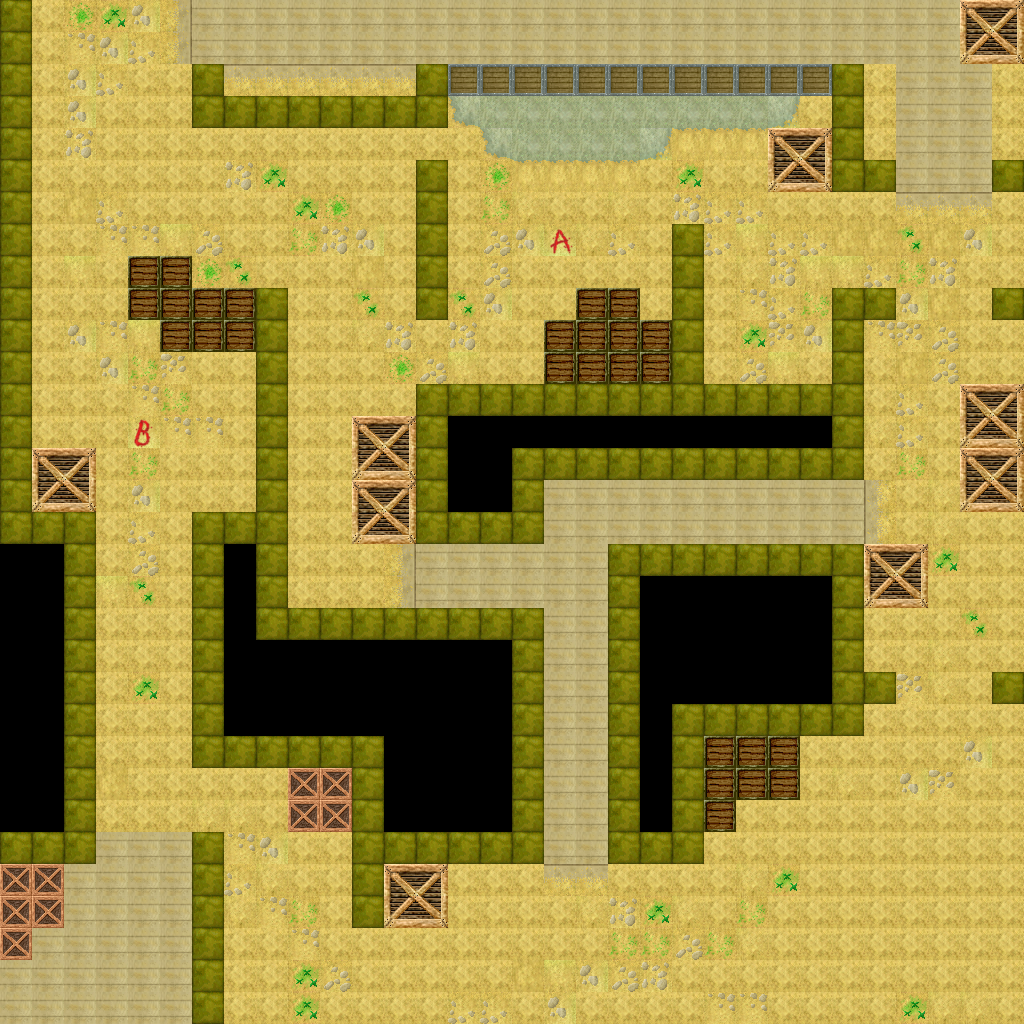

A level layout from a 2D game, rendered from its tile map. Below: a short description, then the map file with tile-grid data replaced by summaries:
An orthogonal 32x32 tile map with 32x32 px tiles, 1 tile layer (Background Layer) and 98 objects (18x spawn, 2x objective).

<map version="1.0.0" orientation="orthogonal" renderorder="right-down" width="32" height="32" tilewidth="32" tileheight="32" nextobjectid="399">
 <properties>
  <property name="ambientAlpha" type="float" value="0.4" />
  <property name="ambientColour" value="000000" />
  <property name="zoom" type="float" value="0.75" />
 </properties>
 <tileset firstgid="1" name="dust" tilewidth="32" tileheight="32" tilecount="80" columns="8">
  <image source="dust.png" width="256" height="320" />
 </tileset>
 <layer name="Background Layer" width="32" height="32">
  <data>[1024 cells, 920 non-empty, 32 distinct tile ids]</data>
 </layer>
 <objectgroup name="Walls Layer" opacity="0.6">
  <properties>
   <property name="collision" value="true" />
  </properties>
  <object id="325" gid="1" x="32" y="512" width="64" height="64" />
  <object id="326" gid="1" x="352" y="480" width="64" height="64" />
  <object id="327" gid="1" x="352" y="544" width="64" height="64" />
  <object id="331" gid="1" x="256" y="640" width="32" height="352" />
  <object id="332" gid="1" x="192" y="544" width="64" height="32" />
  <object id="333" gid="1" x="192" y="768" width="32" height="224" />
  <object id="334" gid="1" x="224" y="768" width="160" height="32" />
  <object id="335" gid="1" x="352" y="928" width="32" height="160" />
  <object id="336" gid="1" x="384" y="864" width="160" height="32" />
  <object id="337" gid="1" x="288" y="640" width="256" height="32" />
  <object id="338" gid="1" x="512" y="832" width="32" height="192" />
  <object id="341" gid="1" x="0" y="864" width="96" height="32" />
  <object id="342" gid="1" x="64" y="832" width="32" height="320" />
  <object id="343" gid="1" x="0" y="544" width="64" height="32" />
  <object id="344" gid="1" x="0" y="512" width="32" height="512" />
  <object id="345" gid="1" x="192" y="128" width="32" height="64" />
  <object id="346" gid="1" x="416" y="128" width="32" height="64" />
  <object id="347" gid="1" x="224" y="128" width="192" height="32" />
  <object id="349" gid="1" x="864" y="192" width="32" height="32" />
  <object id="350" gid="1" x="832" y="192" width="32" height="128" />
  <object id="351" gid="1" x="416" y="320" width="32" height="160" />
  <object id="354" gid="1" x="416" y="416" width="448" height="32" />
  <object id="355" gid="1" x="672" y="384" width="32" height="160" />
  <object id="356" gid="1" x="832" y="384" width="32" height="96" />
  <object id="357" gid="1" x="864" y="320" width="32" height="32" />
  <object id="358" gid="1" x="832" y="480" width="32" height="64" />
  <object id="359" gid="1" x="416" y="544" width="32" height="128" />
  <object id="360" gid="1" x="448" y="544" width="96" height="32" />
  <object id="361" gid="1" x="512" y="512" width="32" height="64" />
  <object id="362" gid="1" x="544" y="480" width="288" height="32" />
  <object id="363" gid="1" x="608" y="864" width="32" height="320" />
  <object id="364" gid="1" x="640" y="576" width="224" height="32" />
  <object id="365" gid="1" x="832" y="736" width="32" height="160" />
  <object id="366" gid="1" x="864" y="704" width="32" height="32" />
  <object id="368" gid="1" x="288" y="832" width="64" height="64">
   <properties>
    <property name="depth" type="float" value="0.5" />
   </properties>
  </object>
  <object id="369" gid="1" x="384" y="928" width="64" height="64" />
  <object id="370" gid="1" x="640" y="864" width="64" height="32" />
  <object id="371" gid="1" x="672" y="832" width="32" height="128" />
  <object id="372" gid="1" x="704" y="736" width="128" height="32" />
  <object id="373" gid="1" x="864" y="608" width="64" height="64" />
  <object id="374" gid="1" x="768" y="192" width="64" height="64" />
  <object id="375" gid="1" x="960" y="448" width="64" height="64" />
  <object id="376" gid="1" x="960" y="512" width="64" height="64" />
  <object id="377" gid="1" x="960" y="64" width="64" height="64" />
  <object id="378" gid="1" x="992" y="704" width="32" height="32" />
  <object id="379" gid="1" x="992" y="320" width="32" height="32" />
  <object id="380" gid="1" x="992" y="192" width="32" height="32" />
  <object id="381" gid="1" x="192" y="1024" width="32" height="192" />
  <object id="384" gid="1" x="704" y="800" width="96" height="32">
   <properties>
    <property name="depth" type="float" value="0.5" />
   </properties>
  </object>
  <object id="385" gid="1" x="704" y="832" width="32" height="32">
   <properties>
    <property name="depth" type="float" value="0.5" />
   </properties>
  </object>
  <object id="386" gid="1" x="768" y="768" width="32" height="32">
   <properties>
    <property name="depth" type="float" value="0.5" />
   </properties>
  </object>
  <object id="387" gid="1" x="704" y="768" width="64" height="32">
   <properties>
    <property name="depth" type="float" value="1" />
    <property name="depth_repeat" type="int" value="2" />
   </properties>
  </object>
  <object id="388" gid="1" x="576" y="352" width="64" height="64">
   <properties>
    <property name="depth" type="float" value="0.5" />
   </properties>
  </object>
  <object id="389" gid="1" x="544" y="384" width="32" height="64">
   <properties>
    <property name="depth" type="float" value="0.5" />
   </properties>
  </object>
  <object id="390" gid="1" x="640" y="384" width="32" height="64">
   <properties>
    <property name="depth" type="float" value="0.5" />
   </properties>
  </object>
  <object id="391" gid="1" x="576" y="384" width="64" height="32">
   <properties>
    <property name="depth" type="float" value="1" />
   </properties>
  </object>
  <object id="392" gid="1" x="448" y="96" width="384" height="32">
   <properties>
    <property name="depth" type="float" value="0.5" />
   </properties>
  </object>
  <object id="393" gid="1" x="0" y="928" width="64" height="64">
   <properties>
    <property name="depth" type="float" value="0.5" />
   </properties>
  </object>
  <object id="394" gid="1" x="0" y="960" width="32" height="32">
   <properties>
    <property name="depth" type="float" value="0.5" />
   </properties>
  </object>
  <object id="396" gid="1" x="128" y="320" width="64" height="64">
   <properties>
    <property name="depth" type="float" value="0.5" />
   </properties>
  </object>
  <object id="397" gid="1" x="160" y="352" width="32" height="32">
   <properties>
    <property name="depth" type="float" value="0.5" />
   </properties>
  </object>
  <object id="398" gid="1" x="192" y="352" width="64" height="64">
   <properties>
    <property name="depth" type="float" value="1" />
    <property name="depth_repeat" type="int" value="2" />
   </properties>
  </object>
 </objectgroup>
 <objectgroup name="Objective Layer" visible="0">
  <properties>
   <property name="objectives" value="true" />
  </properties>
  <object id="283" type="spawn" gid="1" x="96" y="64" width="32" height="32">
   <properties>
    <property name="team" value="1" />
   </properties>
  </object>
  <object id="284" type="spawn" gid="1" x="32" y="64" width="32" height="32">
   <properties>
    <property name="team" value="1" />
   </properties>
  </object>
  <object id="285" type="spawn" gid="1" x="160" y="64" width="32" height="32">
   <properties>
    <property name="team" value="1" />
   </properties>
  </object>
  <object id="286" type="spawn" gid="1" x="160" y="128" width="32" height="32">
   <properties>
    <property name="team" value="1" />
   </properties>
  </object>
  <object id="287" type="spawn" gid="1" x="96" y="128" width="32" height="32">
   <properties>
    <property name="team" value="1" />
   </properties>
  </object>
  </objectgroup>
 <objectgroup name="Light Layer" visible="0">
  <properties>
   <property name="lights" value="true" />
  </properties>
  <!-- 16 objects omitted --></objectgroup>
</map>
<!-- 31 of 98 objects omitted -->
